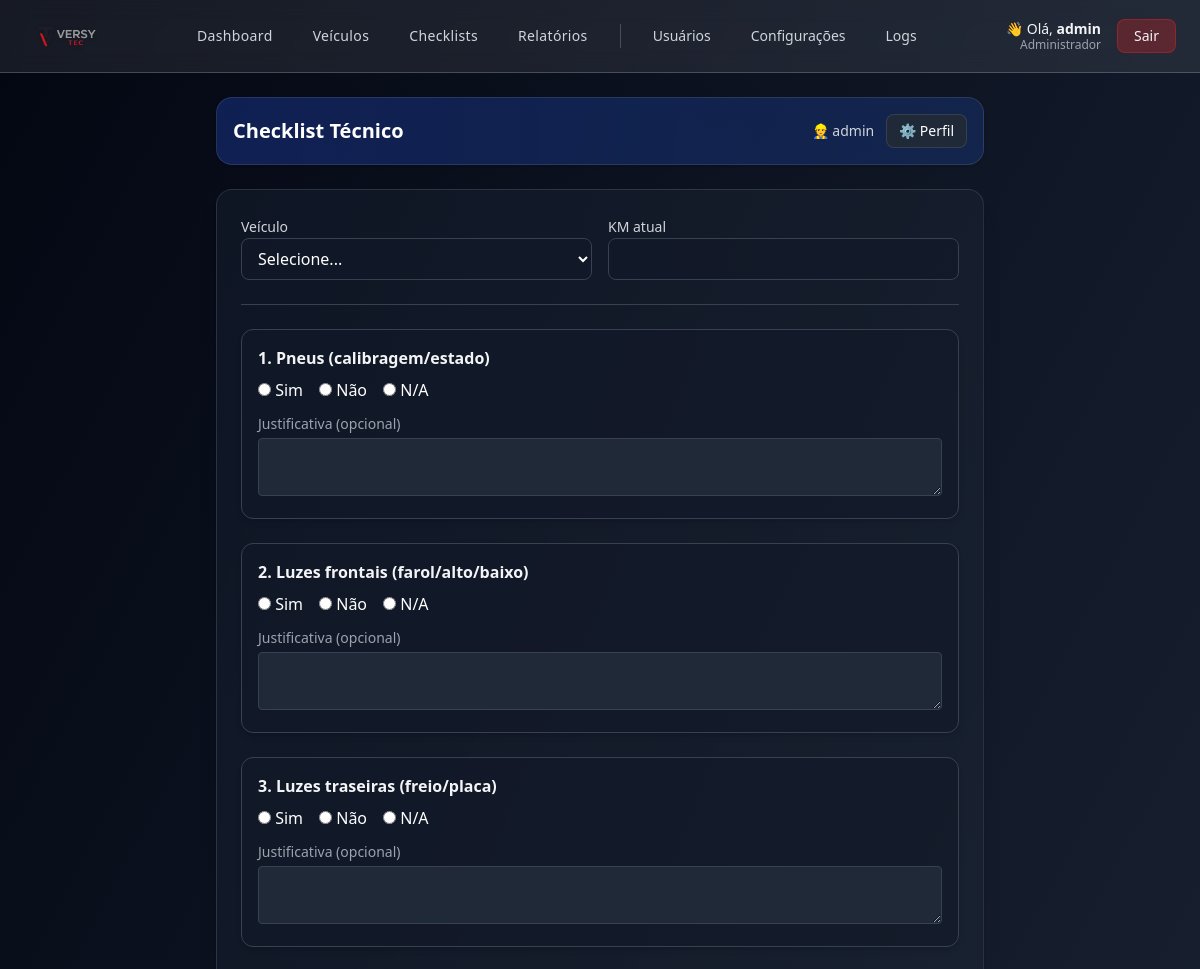
Before: /checklist (signed in, upper part) with the older database file.
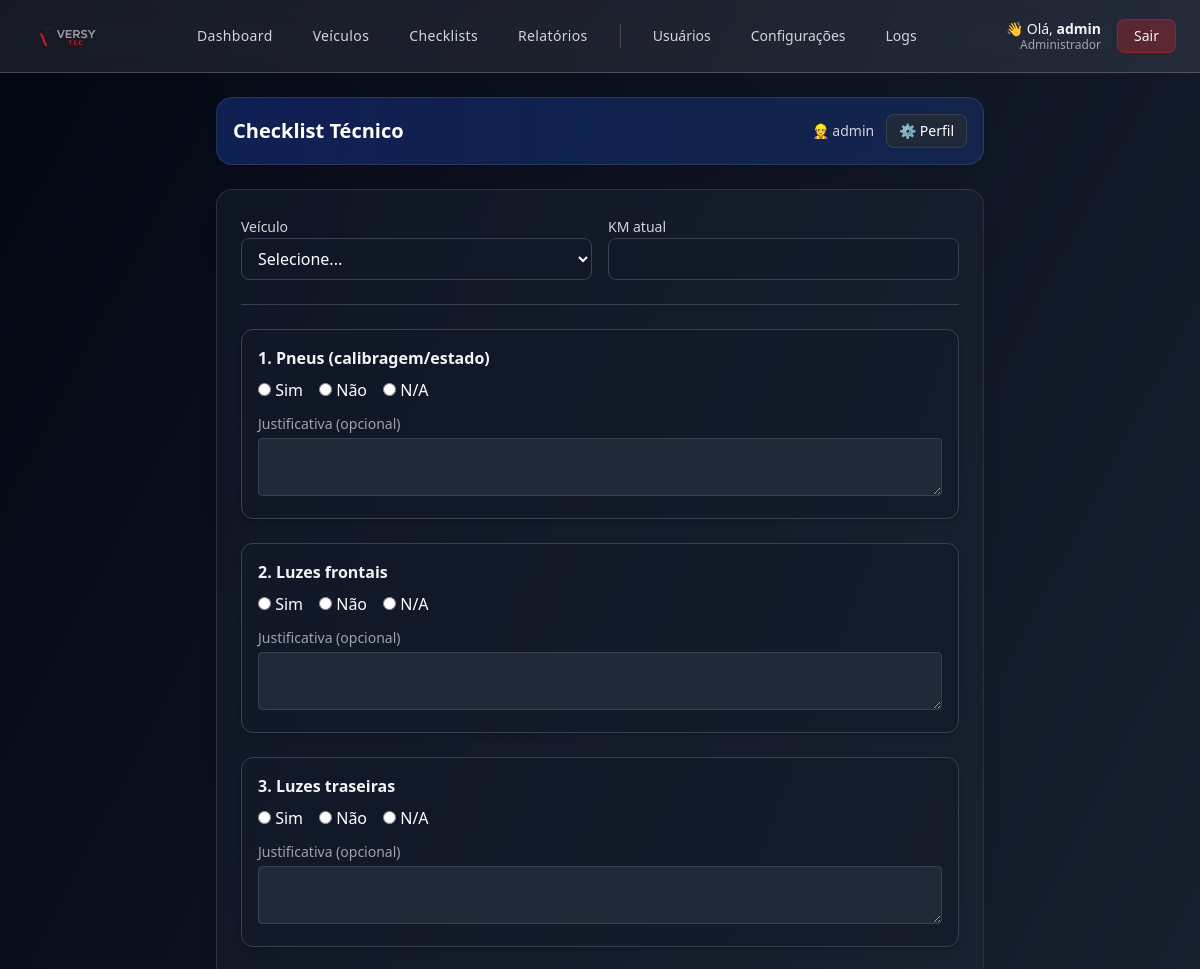
After: the same page with the newer database file.
### app.py (models this page shows)
class ChecklistItem(db.Model):
    __tablename__ = "checklist_item"
    id = db.Column(db.Integer, primary_key=True)
    order = db.Column(db.Integer, default=0)
    text = db.Column(db.String(255), nullable=False)
    required = db.Column(db.Boolean, default=True)
    require_justif_no = db.Column(db.Boolean, default=False)
    type = db.Column(db.String(50), default="texto_curto")
    options = db.Column(db.Text)

### app.py (the view, shortened to what this page needs)
@app.route("/checklist", methods=["GET", "POST"])
@login_required
def checklist_mobile():
    vehicles = Vehicle.query.order_by(Vehicle.plate.asc()).all()
    items_qs = ChecklistItem.query.order_by(ChecklistItem.order.asc()).all()
    success = False
    config = SystemConfig.query.first()
    mode = config.mode if config else "start_only"
    return render_template("checklist_mobile.html", vehicles=vehicles, items=items_qs, success=success)

### app.py (called while the page is built)
@login_manager.user_loader
def load_user(uid):
    return User.query.get(int(uid))

@app.context_processor
def inject_role_flags():
    return dict(
        ROLE_ADMIN=(current_user.is_authenticated and current_user.is_admin),
        ROLE_SUPERVISOR=(current_user.is_authenticated and current_user.is_supervisor),
        ROLE_TECH=(current_user.is_authenticated and current_user.is_tech)
    )

    @property
    def is_admin(self):
        if self.role is None:
            return bool(self.is_admin_legacy)
        return self.role == "admin"

    @property
    def is_supervisor(self):
        return self.role == "supervisor"

    @property
    def is_tech(self):
        if self.role is None and not self.is_admin_legacy:
            return True
        return self.role == "tech"

### templates/checklist_mobile.html (shortened to what this page needs)
{% extends 'layout.html' %}
{% set page_title = "Checklist Técnico" %}
{% block content %}
<div class="max-w-3xl mx-auto space-y-6">
  <div class="flex items-center justify-between bg-gradient-to-r from-blue-800/40 to-blue-600/20 p-4 rounded-2xl border border-white/10 shadow">
    <h2 class="text-xl font-semibold text-white flex items-center gap-2">
      Checklist Técnico
    </h2>
    <div class="flex items-center gap-3">
      <span class="text-gray-300 text-sm">👷 {{ current_user.username }}</span>
      <a href="{{ url_for('perfil') }}"
         class="bg-gray-800 hover:bg-gray-700 text-white text-sm px-3 py-1.5 rounded-lg border border-white/10 transition">
        ⚙️ Perfil
      </a>
    </div>
  </div>
  <div class="bg-gradient-to-br from-gray-900/80 to-gray-800/70 border border-white/10 rounded-2xl shadow-xl p-6">
    {% if disabled %}
      <div class="text-center text-gray-400 py-10">
        🚫 O checklist está indisponível no momento.
      </div>
    {% else %}
    <form method="post" enctype="multipart/form-data" class="space-y-6">
      <div class="grid md:grid-cols-2 gap-4">
        <div>
          <label class="text-sm text-gray-300">Veículo</label>
          <select name="vehicle_id" required
            class="w-full bg-gray-900/60 border border-gray-700 text-white rounded-lg px-3 py-2">
            <option value="">Selecione...</option>
          </select>
        </div>
        <div>
          <label class="text-sm text-gray-300">KM atual</label>
          <input type="number" name="km" min="0" required
            class="w-full bg-gray-900/60 border border-gray-700 text-white rounded-lg px-3 py-2">
        </div>
      </div>
      <hr class="border-gray-700 my-4">
      {% for q in items %}
      {% set q_index = loop.index %}
      <div class="bg-gray-900/60 border border-gray-700 rounded-xl p-4 shadow-md">
        <label class="block text-gray-100 font-semibold mb-2">{{ q_index }}. {{ q.text }}</label>
        {% if q.type == 'texto_curto' %}
          <input type="text" name="item{{ q_index }}"
            class="w-full bg-gray-800 border border-gray-700 text-white rounded px-3 py-2">
        {% elif q.type == 'paragrafo' %}
          <textarea name="item{{ q_index }}" rows="3"
            class="w-full bg-gray-800 border border-gray-700 text-white rounded px-3 py-2"></textarea>
        {% elif q.type == 'numero' %}
          <input type="number" name="item{{ q_index }}"
            class="w-full bg-gray-800 border border-gray-700 text-white rounded px-3 py-2">
        {% elif q.type == 'data' %}
          <input type="date" name="item{{ q_index }}"
            class="w-full bg-gray-800 border border-gray-700 text-white rounded px-3 py-2">
        {% elif q.type == 'sim_nao_na' %}
          <div class="flex gap-4 text-white">
            <label><input type="radio" name="item{{ q_index }}" value="Sim"> Sim</label>
            <label><input type="radio" name="item{{ q_index }}" value="Não"> Não</label>
            <label><input type="radio" name="item{{ q_index }}" value="N/A"> N/A</label>
          </div>
        {% endif %}
        {% if q.type != 'data' %}
        <div class="mt-3">
          <label class="block text-gray-400 text-sm mb-1">Justificativa (opcional)</label>
          <textarea name="item{{ q_index }}_just"
            class="w-full bg-gray-800 border border-gray-700 text-gray-200 rounded px-3 py-2 text-sm"
            rows="2"></textarea>
        </div>
        {% endif %}
      </div>
      {% endfor %}
    </form>
    {% endif %}
  </div>
</div>
{% endblock %}

Changed rows visible on the page:
changed ChecklistItem: text "Luzes frontais (farol/alto/baixo)" → "Luzes frontais"
changed ChecklistItem: text "Luzes traseiras (freio/placa)" → "Luzes traseiras"
